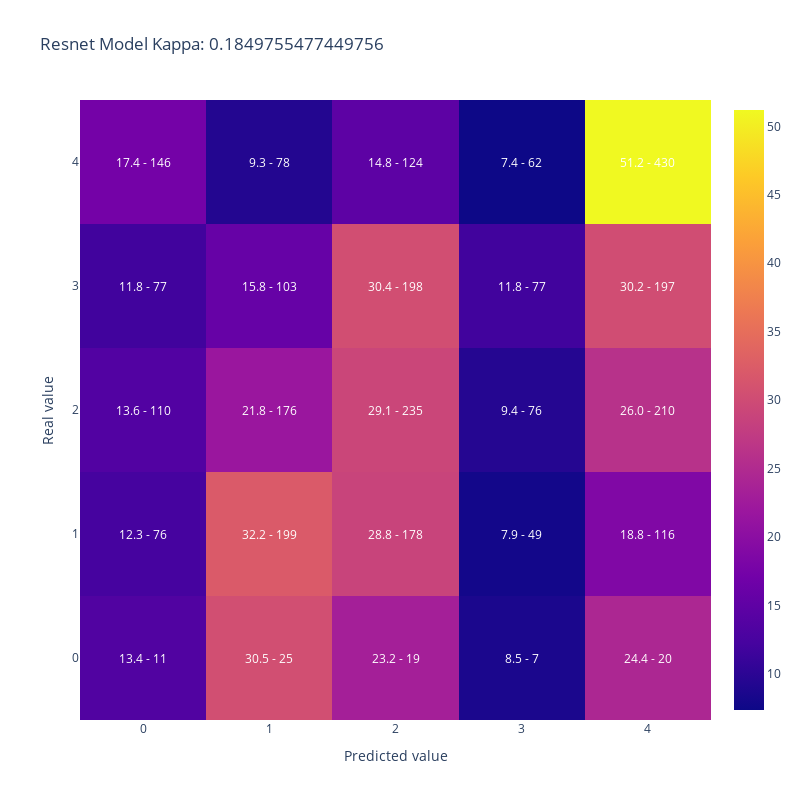

Write notebook code for a chart like this one.
### Code cell
plot_confusion_matrix(merged_datasets['AdoptionSpeed'],
                      merged_datasets['resnet_pred'], 
                    title = 'Resnet Model Kappa: ' + str(cohen_kappa_score(merged_datasets['AdoptionSpeed'],
                                                                    merged_datasets['resnet_pred'], 
                                                                    weights='quadratic')))

### Figure 1 — Plotly figure (JSON) as saved in the notebook; plotly's stock layout.template omitted (floating-point values rounded to 4 significant figures)
{"data": [{"type": "heatmap", "x": [0, 1, 2, 3, 4], "y": [0, 1, 2, 3, 4], "z": [[13.41, 30.49, 23.17, 8.537, 24.39], [12.3, 32.2, 28.8, 7.929, 18.77], [13.63, 21.81, 29.12, 9.418, 26.02], [11.81, 15.8, 30.37, 11.81, 30.21], [17.38, 9.286, 14.76, 7.381, 51.19]]}], "layout": {"annotations": [{"font": {"color": "white"}, "showarrow": false, "text": "13.4 - 11", "x": 0, "xref": "x", "y": 0, "yref": "y"}, {"font": {"color": "white"}, "showarrow": false, "text": "30.5 - 25", "x": 1, "xref": "x", "y": 0, "yref": "y"}, {"font": {"color": "white"}, "showarrow": false, "text": "23.2 - 19", "x": 2, "xref": "x", "y": 0, "yref": "y"}, {"font": {"color": "white"}, "showarrow": false, "text": "8.5 - 7", "x": 3, "xref": "x", "y": 0, "yref": "y"}, {"font": {"color": "white"}, "showarrow": false, "text": "24.4 - 20", "x": 4, "xref": "x", "y": 0, "yref": "y"}, {"font": {"color": "white"}, "showarrow": false, "text": "12.3 - 76", "x": 0, "xref": "x", "y": 1, "yref": "y"}, {"font": {"color": "white"}, "showarrow": false, "text": "32.2 - 199", "x": 1, "xref": "x", "y": 1, "yref": "y"}, {"font": {"color": "white"}, "showarrow": false, "text": "28.8 - 178", "x": 2, "xref": "x", "y": 1, "yref": "y"}, {"font": {"color": "white"}, "showarrow": false, "text": "7.9 - 49", "x": 3, "xref": "x", "y": 1, "yref": "y"}, {"font": {"color": "white"}, "showarrow": false, "text": "18.8 - 116", "x": 4, "xref": "x", "y": 1, "yref": "y"}, {"font": {"color": "white"}, "showarrow": false, "text": "13.6 - 110", "x": 0, "xref": "x", "y": 2, "yref": "y"}, {"font": {"color": "white"}, "showarrow": false, "text": "21.8 - 176", "x": 1, "xref": "x", "y": 2, "yref": "y"}, {"font": {"color": "white"}, "showarrow": false, "text": "29.1 - 235", "x": 2, "xref": "x", "y": 2, "yref": "y"}, {"font": {"color": "white"}, "showarrow": false, "text": "9.4 - 76", "x": 3, "xref": "x", "y": 2, "yref": "y"}, {"font": {"color": "white"}, "showarrow": false, "text": "26.0 - 210", "x": 4, "xref": "x", "y": 2, "yref": "y"}, {"font": {"color": "white"}, "showarrow": false, "text": "11.8 - 77", "x": 0, "xref": "x", "y": 3, "yref": "y"}, {"font": {"color": "white"}, "showarrow": false, "text": "15.8 - 103", "x": 1, "xref": "x", "y": 3, "yref": "y"}, {"font": {"color": "white"}, "showarrow": false, "text": "30.4 - 198", "x": 2, "xref": "x", "y": 3, "yref": "y"}, {"font": {"color": "white"}, "showarrow": false, "text": "11.8 - 77", "x": 3, "xref": "x", "y": 3, "yref": "y"}, {"font": {"color": "white"}, "showarrow": false, "text": "30.2 - 197", "x": 4, "xref": "x", "y": 3, "yref": "y"}, {"font": {"color": "white"}, "showarrow": false, "text": "17.4 - 146", "x": 0, "xref": "x", "y": 4, "yref": "y"}, {"font": {"color": "white"}, "showarrow": false, "text": "9.3 - 78", "x": 1, "xref": "x", "y": 4, "yref": "y"}, {"font": {"color": "white"}, "showarrow": false, "text": "14.8 - 124", "x": 2, "xref": "x", "y": 4, "yref": "y"}, {"font": {"color": "white"}, "showarrow": false, "text": "7.4 - 62", "x": 3, "xref": "x", "y": 4, "yref": "y"}, {"font": {"color": "white"}, "showarrow": false, "text": "51.2 - 430", "x": 4, "xref": "x", "y": 4, "yref": "y"}], "height": 800, "title": {"text": "Resnet Model Kappa: 0.1849755477449756"}, "width": 800, "xaxis": {"title": {"text": "Predicted value"}}, "yaxis": {"title": {"text": "Real value"}}}}
